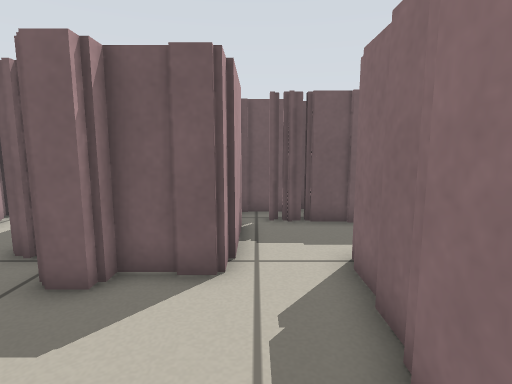
View 1 (above)

24 first-person views from a walk through a robot-simulator world made for Stage. The camera is 0.57 m above the floor, tilts 8° down and sees 80° across. Floor lines are 1 m apart. The floor is counted in squares, 0.25 m on a side. Each view is taken from the middle of a square. On the plan, view 1 faces up. The plan holds only what a view shows up to about 18 squares ahead; the rest is blank. The place goes on beyond the plan. The robots in the file are not drawn.

View 2
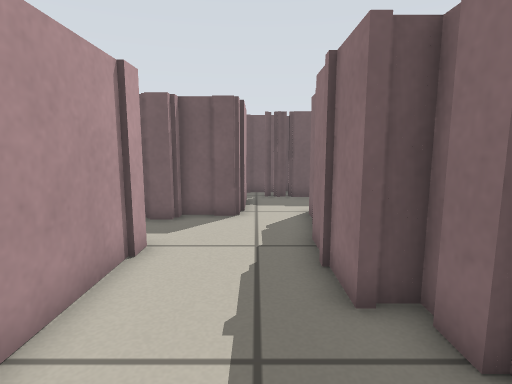

View 3
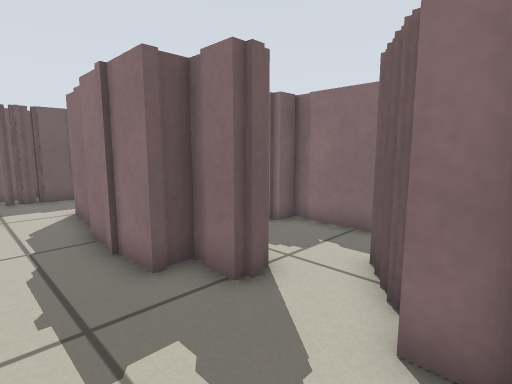

View 4
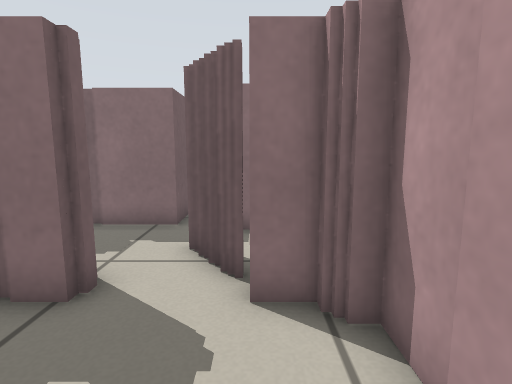

View 5
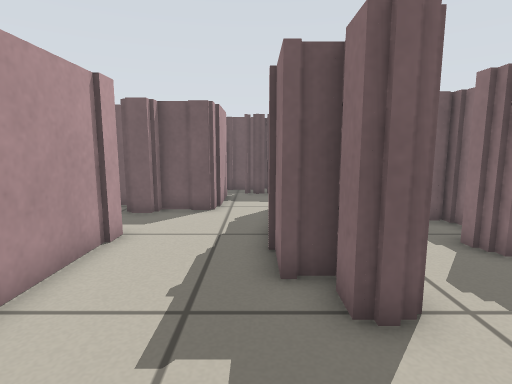

View 6
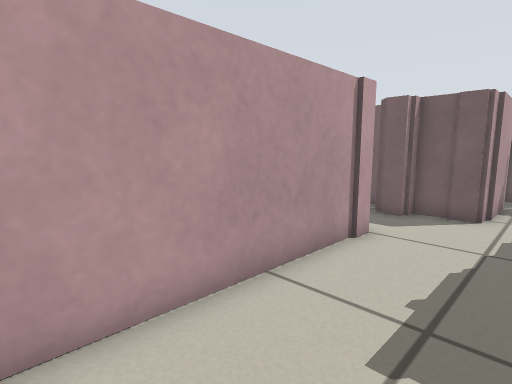

View 7
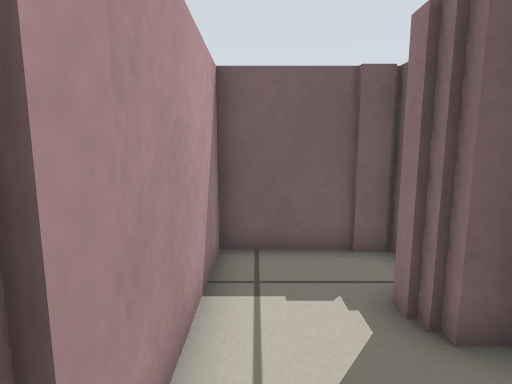

View 8
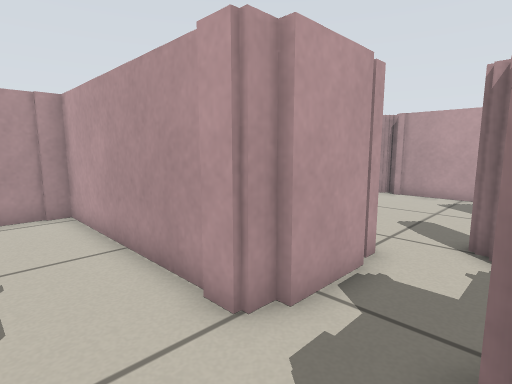

View 9
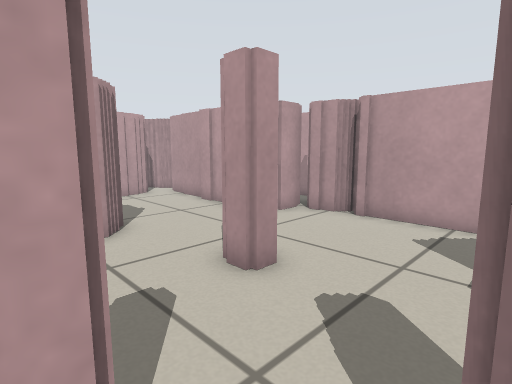

View 10
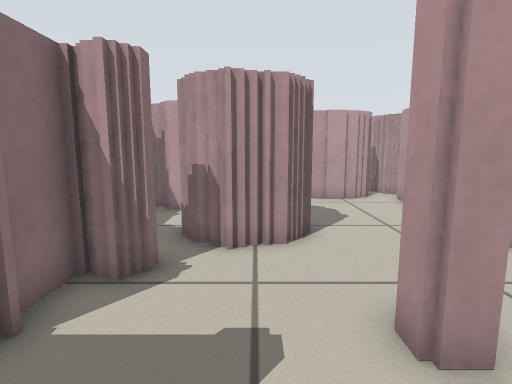

View 11
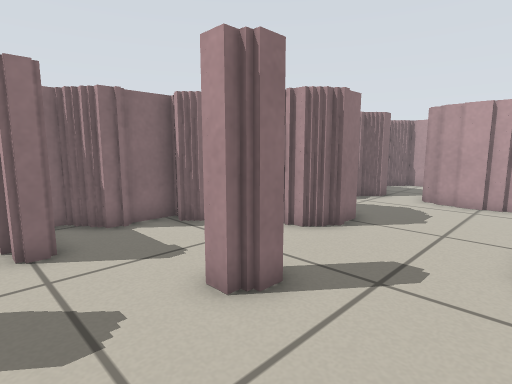

View 12
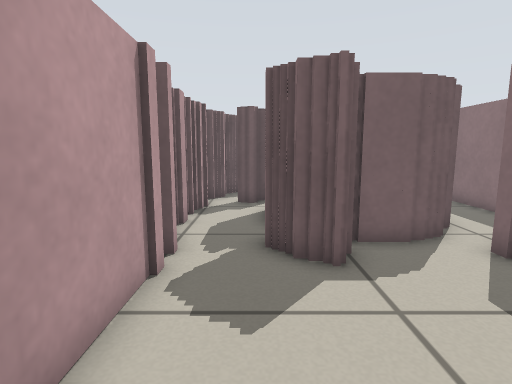

View 13
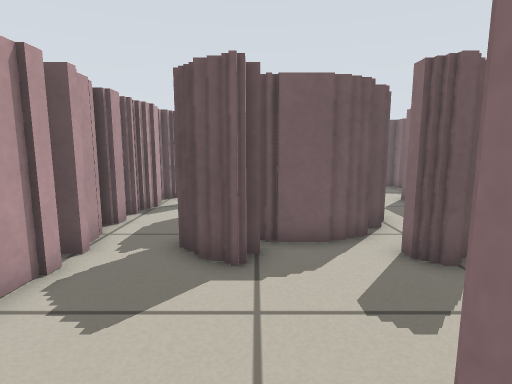

View 14
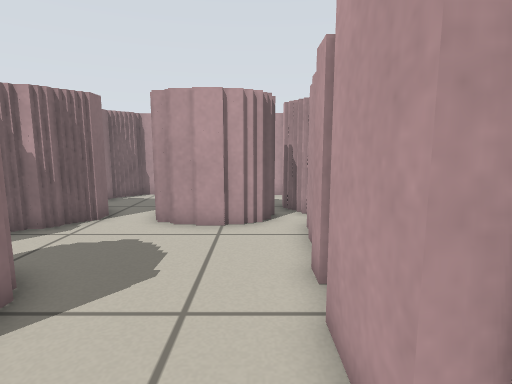

View 15
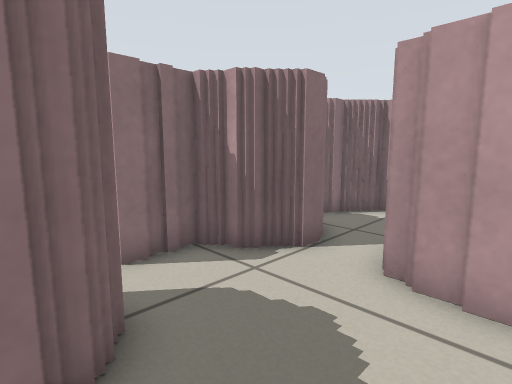

View 16
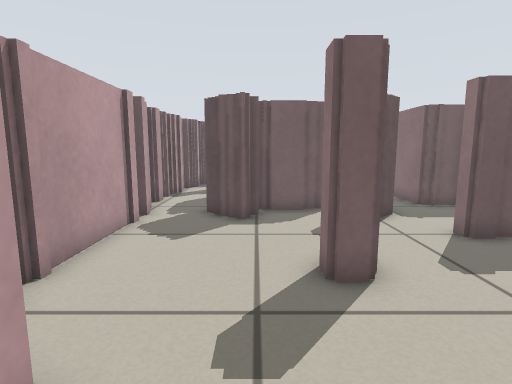

View 17
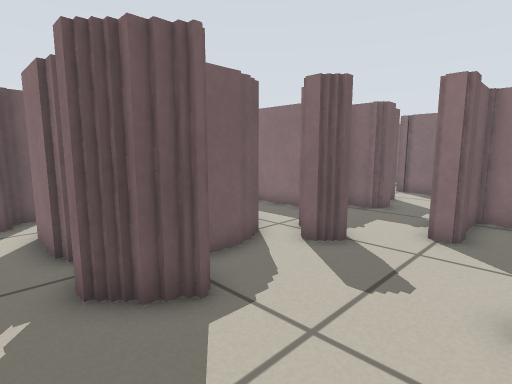

View 18
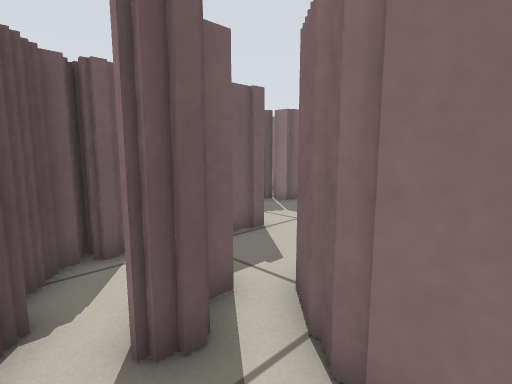

View 19
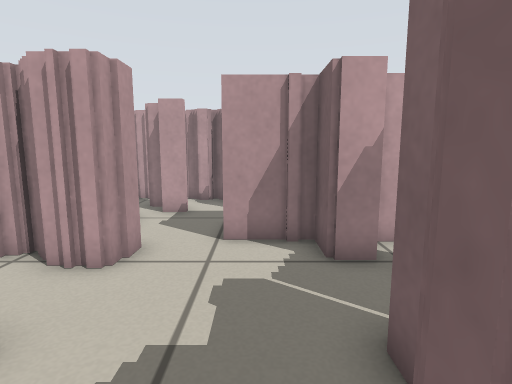

View 20
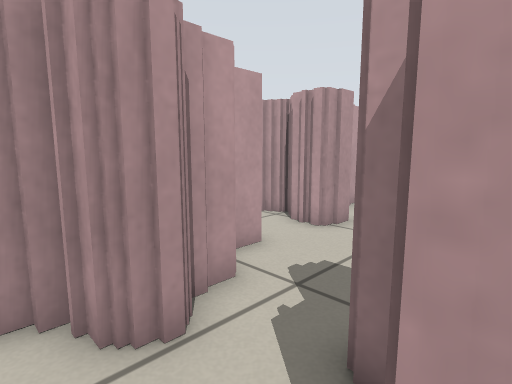

View 21
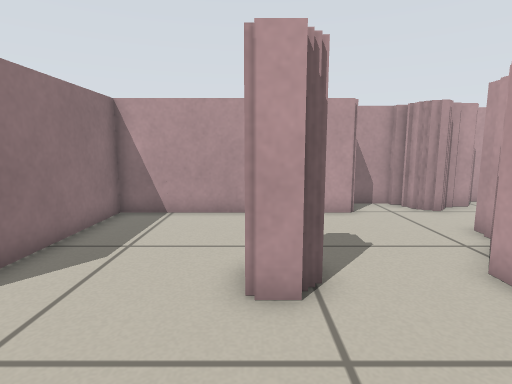

View 22
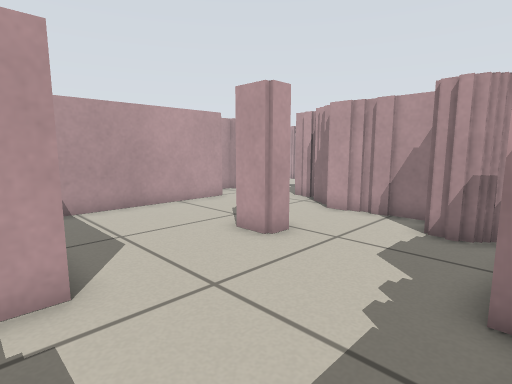

View 23
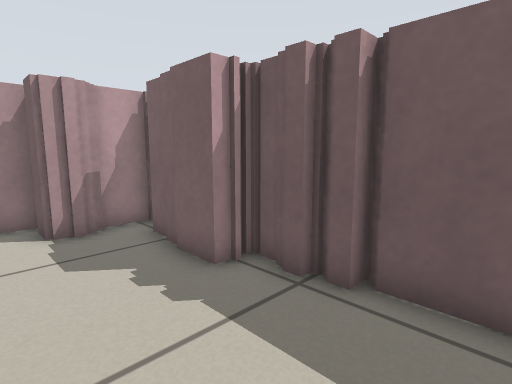

View 24
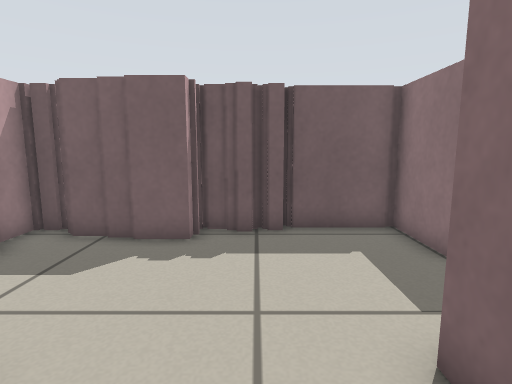

### Floor plan
Key: @ floor where view 1 was taken; # wall or solid block; x gap in a wall; . floor; T thing the floor can be seen under or through.
Columns run from 17 left of view 1 to 12 right of it. Each row starts with its distance up from view 1.
 27                    ##  #######
 26                    #####.....#
 25                    #.........#
 24                  ###.........#
 23                  #...........
 22                  # ..........
 21                  # ........##
 20                  ##..##....#
 19                 ##... #....#
 18         #####   #..........#
 17        ###..#  ##..........#
 16        ##... ###...........#
 15   ###  ##..................#
 14  ## .. #.......##.##########
 13  #...........####.##
 12  #.##...##..##  ####
 11  #x#.## ##..#   ####
 10  #..##  ##..#    ####
  9 ##.##    #..#    #  #
  8 #..##    #..#    #...
  7 ##..#   ##..#    #..
  6  #..###TT...######.#
  5  #..###TTTT..####..#
  4  #..##..TT.........######
  3  #.................##...#
  2  #.........####...###...#
  1  #...........##...###...#
  0  #.....#....###..@###...#
 -1  #.....#....###...###...#
 -2  #.........####....##...#
 -3  ##........## #.........#
 -4  ###....####  #.....### #
 -5    #....###   #....###  #
 -6    #....#     # . .#
 -7    #....##    ######
 -8    #.......#
 -9    #.......#
-10    #.......#
-11    #####..##
-12        #.##
-13          #

Positions as (right, up) in squares from view 1, and headings:
1: (0, 0), facing up
2: (0, -5), facing up
3: (-1, -6), facing up-right
4: (-2, -5), facing right
5: (1, -6), facing up
6: (1, -6), facing up-left
7: (4, -3), facing up
8: (0, 5), facing down-left
9: (-6, 4), facing down-left
10: (-8, 3), facing down
11: (-14, 3), facing down-right
12: (-14, -2), facing up
13: (-12, -2), facing up
14: (-13, -2), facing down
15: (-12, -6), facing down-right
16: (-12, -6), facing up
17: (-15, 0), facing up-right
18: (-16, 8), facing up-right
19: (-2, 15), facing left
20: (0, 17), facing down-left
21: (5, 25), facing down
22: (11, 26), facing down-left
23: (11, 22), facing up-left
24: (8, 18), facing up
